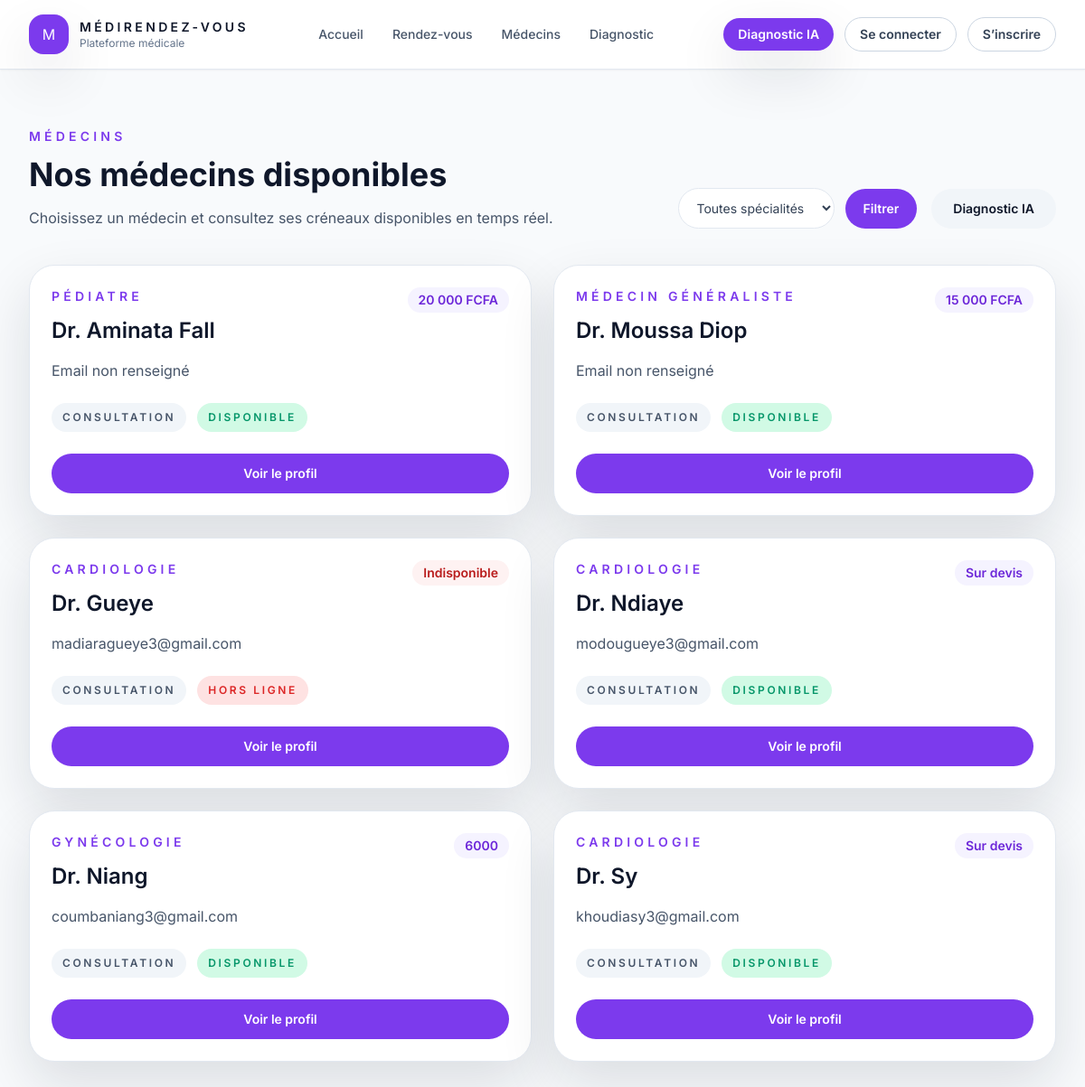
Page /medecins on the committed database.
### app/models.py (models this page shows)
class Medecin(db.Model):
    __tablename__ = 'medecin'
    id = db.Column(db.Integer, primary_key=True)
    user_id = db.Column(db.Integer, db.ForeignKey('user.id', name="fk_medecin_user"), nullable=True)
    prenom = db.Column(db.String(80))
    nom = db.Column(db.String(100), nullable=False)
    specialite = db.Column(db.String(100), nullable=False)
    specialite_id = db.Column(db.Integer, db.ForeignKey('specialite.id', name="fk_medecin_specialite"), nullable=True)
    prix = db.Column(db.String(50), nullable=False)
    email = db.Column(db.String(120))
    telephone = db.Column(db.String(30))
    numero_ordre = db.Column(db.String(80))
    experience = db.Column(db.String(80))
    disponibilites = db.relationship('Disponibilite', backref='medecin_rel', lazy=True)
    rendezvous_list = db.relationship('RendezVous', backref='medecin', lazy=True)
    consultations = db.relationship('Consultation', backref='medecin_rel', lazy=True)

### app/routes.py (the view)
@app.route('/medecins')
def medecins():
    specialite = request.args.get('specialite', '').strip()
    search = request.args.get('search', '').strip()
    query = Medecin.query.outerjoin(Specialite)
    if search:
        query = query.filter(Medecin.nom.ilike(f'%{search}%'))
    if specialite:
        query = query.filter((Specialite.nom.ilike(f'%{specialite}%')) | (Medecin.specialite.ilike(f'%{specialite}%')))
    medecins_list = query.order_by(Medecin.nom).all()
    specialites = Specialite.query.order_by(Specialite.nom).all()
    return render_template('medecins.html', medecins=medecins_list, specialites=specialites, selected_specialite=specialite, search=search)

### app/templates/medecins.html (shortened to what this page needs)
{% extends "base.html" %}
{% block content %}
<section class="mx-auto max-w-7xl px-4 py-16 sm:px-6 lg:px-8">
  <div class="mb-10 flex flex-col gap-6 lg:items-end lg:justify-between lg:flex-row">
    <div>
      <p class="text-sm font-semibold uppercase tracking-[0.3em] text-violet-600">Médecins</p>
      <h1 class="mt-3 text-3xl font-bold text-slate-900 sm:text-4xl">Nos médecins disponibles</h1>
      <p class="mt-4 max-w-2xl text-slate-600">Choisissez un médecin et consultez ses créneaux disponibles en temps réel.</p>
    </div>
    <div class="flex flex-col gap-4 sm:flex-row sm:items-center">
      <form action="{{ url_for('medecins') }}" method="GET" class="flex w-full items-center gap-3 sm:w-auto">
        <select name="specialite" class="rounded-full border border-slate-200 bg-white px-4 py-3 text-sm text-slate-700 outline-none focus:border-violet-500 focus:ring-2 focus:ring-violet-100">
          <option value="">Toutes spécialités</option>
        </select>
        <button type="submit" class="rounded-full bg-violet-600 px-5 py-3 text-sm font-semibold text-white transition hover:bg-violet-700">Filtrer</button>
      </form>
      <a href="{{ url_for('triage') }}" class="inline-flex items-center justify-center rounded-full bg-slate-100 px-6 py-3 text-sm font-semibold text-slate-900 transition hover:bg-slate-200">Diagnostic IA</a>
    </div>
  </div>
  <div class="grid gap-6 md:grid-cols-2 xl:grid-cols-3">
    {% for m in medecins %}
    <article class="group rounded-[1.75rem] border border-slate-200 bg-white p-6 shadow-soft transition hover:-translate-y-1 hover:shadow-lg">
      <div class="flex items-start justify-between gap-4">
        <div>
          <p class="text-sm font-semibold uppercase tracking-[0.3em] text-violet-600">{{ m.specialite }}</p>
          <h2 class="mt-3 text-2xl font-semibold text-slate-900">
            {% if not m.nom.lower().startswith('dr') %}Dr. {% endif %}{{ m.nom }}
          </h2>
        </div>
        {% if m.prix == 'HORS_LIGNE' %}
          <span class="rounded-full bg-red-50 px-3 py-1 text-sm font-semibold text-red-700">Indisponible</span>
        {% else %}
          <span class="rounded-full bg-violet-50 px-3 py-1 text-sm font-semibold text-violet-700">{{ m.prix }}</span>
        {% endif %}
      </div>
      <p class="mt-4 text-slate-600">{{ m.email or 'Email non renseigné' }}</p>
      <div class="mt-6 flex flex-wrap gap-3">
        <span class="rounded-full bg-slate-100 px-3 py-2 text-xs font-semibold uppercase tracking-[0.22em] text-slate-600">Consultation</span>
        {% if m.prix == 'HORS_LIGNE' %}
          <span class="rounded-full bg-red-100 px-3 py-2 text-xs font-semibold uppercase tracking-[0.22em] text-red-600">Hors ligne</span>
        {% else %}
          <span class="rounded-full bg-emerald-100 px-3 py-2 text-xs font-semibold uppercase tracking-[0.22em] text-emerald-600">Disponible</span>
        {% endif %}
      </div>
      <a href="{{ url_for('medecin_detail', id=m.id) }}" class="mt-6 inline-flex w-full items-center justify-center rounded-full bg-violet-600 px-5 py-3 text-sm font-semibold text-white transition hover:bg-violet-700">Voir le profil</a>
    </article>
    {% endfor %}
  </div>
</section>
{% endblock %}

### app/templates/base.html (shortened to what this page needs)
<!DOCTYPE html>
<html lang="fr">
<head>
    <script src="https://cdn.tailwindcss.com"></script>
</head>
<body class="font-sans bg-slate-50 text-slate-900">
    <header class="sticky top-0 z-50 bg-white/95 backdrop-blur border-b border-slate-200 shadow-sm">
      <div class="mx-auto flex max-w-7xl items-center justify-between px-4 py-4 sm:px-6 lg:px-8">
        <a href="/" class="flex items-center gap-3 text-slate-900">
          <span class="inline-flex h-11 w-11 items-center justify-center rounded-2xl bg-violet-600 text-white shadow-soft">M</span>
          <div>
            <p class="text-sm font-semibold uppercase tracking-[0.24em]">MédiRendez-vous</p>
            <p class="text-xs text-slate-500">Plateforme médicale</p>
          </div>
        </a>
        <nav class="hidden items-center gap-8 lg:flex text-sm font-medium text-slate-600">
          <a href="/" class="hover:text-violet-700">Accueil</a>
          <a href="{{ url_for('voir_rendezvous') }}" class="hover:text-violet-700">Rendez-vous</a>
          <a href="{{ url_for('medecins') }}" class="hover:text-violet-700">Médecins</a>
          <a href="{{ url_for('triage') }}" class="hover:text-violet-700">Diagnostic</a>
        </nav>
        <div class="hidden items-center gap-3 lg:flex">
          <a href="{{ url_for('triage') }}" class="rounded-full bg-violet-600 px-4 py-2 text-sm font-semibold text-white shadow-soft transition hover:bg-violet-700">Diagnostic IA</a>
          {% if current_user.is_authenticated %}
            {% if current_user.role == 'patient' %}
            <a href="{{ url_for('dashboard_patient') }}" class="rounded-full border border-slate-300 bg-white px-4 py-2 text-sm font-semibold text-slate-700 transition hover:border-violet-500 hover:text-violet-700">Mon espace</a>
            {% elif current_user.role == 'medecin' %}
            <a href="{{ url_for('dashboard_medecin') }}" class="rounded-full border border-slate-300 bg-white px-4 py-2 text-sm font-semibold text-slate-700 transition hover:border-violet-500 hover:text-violet-700">Mon espace</a>
            {% else %}
            <a href="{{ url_for('admin_dashboard') }}" class="rounded-full border border-slate-300 bg-white px-4 py-2 text-sm font-semibold text-slate-700 transition hover:border-violet-500 hover:text-violet-700">Administration</a>
            {% endif %}
            <a href="{{ url_for('logout') }}" class="rounded-full border border-slate-300 bg-white px-4 py-2 text-sm font-semibold text-slate-700 transition hover:border-violet-500 hover:text-violet-700">Déconnexion</a>
          {% else %}
            <a href="{{ url_for('login') }}" class="rounded-full border border-slate-300 bg-white px-4 py-2 text-sm font-semibold text-slate-700 transition hover:border-violet-500 hover:text-violet-700">Se connecter</a>
            <a href="{{ url_for('register_patient') }}" class="rounded-full border border-slate-300 bg-white px-4 py-2 text-sm font-semibold text-slate-700 transition hover:border-violet-500 hover:text-violet-700">S’inscrire</a>
          {% endif %}
        </div>
      </div>
    </header>
    <main class="min-h-screen">
        {% block content %}{% endblock %}
    </main>
</body>
</html>

### rows in the picture
Medecin: specialite "PÉDIATRE", nom "Dr. Aminata Fall", prix "20 000 FCFA", email "Email non renseigné", shows "DISPONIBLE"
Medecin: specialite "MÉDECIN GÉNÉRALISTE", nom "Dr. Moussa Diop", prix "15 000 FCFA", email "Email non renseigné", shows "DISPONIBLE"
Medecin: specialite "CARDIOLOGIE", shows "Dr.", nom "Gueye", prix "Indisponible", email "madiaragueye3@gmail.com"
Medecin: specialite "CARDIOLOGIE", shows "Dr.", nom "Ndiaye", prix "Sur devis", email "modougueye3@gmail.com", shows "DISPONIBLE"
Medecin: specialite "GYNÉCOLOGIE", shows "Dr.", nom "Niang", prix "6000", email "coumbaniang3@gmail.com", shows "DISPONIBLE"
Medecin: specialite "CARDIOLOGIE", shows "Dr.", nom "Sy", prix "Sur devis", email "khoudiasy3@gmail.com", shows "DISPONIBLE"
